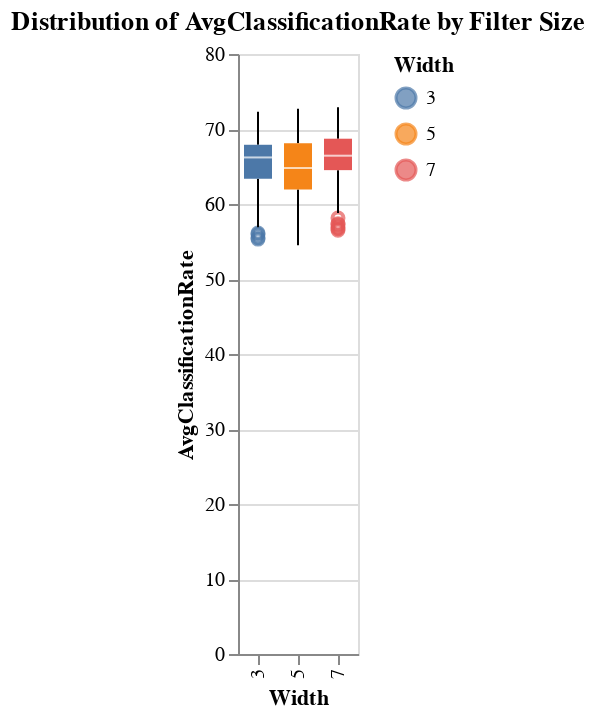

The notebook cell this image was saved under:
### Markdown cell above
<h2>Concluding Depth</h2>

<p>
In the chart showing values where <strong>TemporalPooling = 4</strong>, there are too few data points for both depth 2 and 3. As a result, the conclusions drawn from these specific depths are somewhat inconclusive.
</p>

<p>
In the chart using all available values, the interval of averages across different depths is the most inconsistent and broadest. This suggests that, in general, using depth 2 does not yield the best results.
</p>

<p>
This leaves using <strong>3 as the recommended depth</strong>.
</p>

### Code cell
chart = alt.Chart(df).mark_boxplot().encode(
    x='Width:N',
    y='AvgClassificationRate:Q',
    color='Width:N'
).properties(
    title='Distribution of AvgClassificationRate by Filter Size'
)
chart

### Figure 1 — Vega-Lite specification as saved in the notebook (floating-point values rounded to 4 significant figures; data arrays with more than 128 entries replaced by an {"elided": "..."} marker saying what was removed)
{"config": {"view": {"continuousWidth": 300, "continuousHeight": 300}}, "data": {"name": "data-7fa984a1a1fab2569f735dde080d4541"}, "mark": {"type": "boxplot"}, "encoding": {"color": {"field": "Width", "type": "nominal"}, "x": {"field": "Width", "type": "nominal"}, "y": {"field": "AvgClassificationRate", "type": "quantitative"}}, "title": "Distribution of AvgClassificationRate by Filter Size", "$schema": "https://vega.github.io/schema/vega-lite/v5.20.1.json", "datasets": {"data-7fa984a1a1fab2569f735dde080d4541": {"elided": "297 records"}}}
